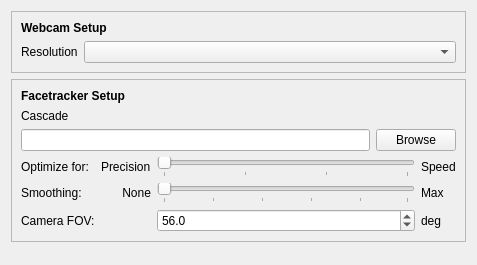
<?xml version="1.0" encoding="UTF-8"?>
<ui version="4.0">
 <class>MacWebcamFtSetupForm</class>
 <widget class="QWidget" name="MacWebcamFtSetupForm">
  <property name="geometry">
   <rect>
    <x>0</x>
    <y>0</y>
    <width>477</width>
    <height>265</height>
   </rect>
  </property>
  <property name="windowTitle">
   <string>Form</string>
  </property>
  <layout class="QVBoxLayout" name="verticalLayout_3">
   <item>
    <widget class="QFrame" name="frame">
     <property name="frameShape">
      <enum>QFrame::StyledPanel</enum>
     </property>
     <property name="frameShadow">
      <enum>QFrame::Raised</enum>
     </property>
     <layout class="QVBoxLayout" name="verticalLayout_2">
      <item>
       <widget class="QLabel" name="label_3">
        <property name="font">
         <font>
          <weight>75</weight>
          <bold>true</bold>
         </font>
        </property>
        <property name="text">
         <string>Webcam Setup</string>
        </property>
        <property name="alignment">
         <set>Qt::AlignLeading|Qt::AlignLeft|Qt::AlignVCenter</set>
        </property>
       </widget>
      </item>
      <item>
       <layout class="QHBoxLayout" name="horizontalLayout">
        <item>
         <widget class="QLabel" name="label_33">
          <property name="sizePolicy">
           <sizepolicy hsizetype="Maximum" vsizetype="Preferred">
            <horstretch>0</horstretch>
            <verstretch>0</verstretch>
           </sizepolicy>
          </property>
          <property name="text">
           <string>Resolution</string>
          </property>
         </widget>
        </item>
        <item>
         <widget class="QComboBox" name="WebcamFtResolutionsMac">
          <property name="sizePolicy">
           <sizepolicy hsizetype="Minimum" vsizetype="Fixed">
            <horstretch>0</horstretch>
            <verstretch>0</verstretch>
           </sizepolicy>
          </property>
         </widget>
        </item>
       </layout>
      </item>
     </layout>
    </widget>
   </item>
   <item>
    <widget class="QFrame" name="frame_2">
     <property name="frameShape">
      <enum>QFrame::StyledPanel</enum>
     </property>
     <property name="frameShadow">
      <enum>QFrame::Raised</enum>
     </property>
     <layout class="QVBoxLayout" name="verticalLayout_4">
      <item>
       <widget class="QLabel" name="label_6">
        <property name="font">
         <font>
          <weight>75</weight>
          <bold>true</bold>
         </font>
        </property>
        <property name="text">
         <string>Facetracker Setup</string>
        </property>
        <property name="alignment">
         <set>Qt::AlignLeading|Qt::AlignLeft|Qt::AlignVCenter</set>
        </property>
       </widget>
      </item>
      <item>
       <layout class="QVBoxLayout" name="verticalLayout">
        <item>
         <widget class="QLabel" name="label_45">
          <property name="text">
           <string>Cascade</string>
          </property>
         </widget>
        </item>
        <item>
         <layout class="QHBoxLayout" name="horizontalLayout_2">
          <item>
           <widget class="QLineEdit" name="CascadePathMac"/>
          </item>
          <item>
           <widget class="QPushButton" name="FindCascadeMac">
            <property name="text">
             <string>Browse</string>
            </property>
           </widget>
          </item>
         </layout>
        </item>
       </layout>
      </item>
      <item>
       <layout class="QGridLayout" name="gridLayout_2">
        <item row="0" column="0">
         <widget class="QLabel" name="label_48">
          <property name="text">
           <string>Optimize for:</string>
          </property>
         </widget>
        </item>
        <item row="0" column="2">
         <widget class="QSlider" name="OptimLevelMac">
          <property name="maximum">
           <number>3</number>
          </property>
          <property name="pageStep">
           <number>1</number>
          </property>
          <property name="value">
           <number>0</number>
          </property>
          <property name="orientation">
           <enum>Qt::Horizontal</enum>
          </property>
          <property name="tickPosition">
           <enum>QSlider::TicksBelow</enum>
          </property>
         </widget>
        </item>
        <item row="0" column="3">
         <widget class="QLabel" name="label_67">
          <property name="text">
           <string>Speed</string>
          </property>
         </widget>
        </item>
        <item row="0" column="1">
         <widget class="QLabel" name="label_63">
          <property name="text">
           <string>Precision</string>
          </property>
         </widget>
        </item>
        <item row="1" column="0">
         <widget class="QLabel" name="label_11">
          <property name="text">
           <string>Smoothing:</string>
          </property>
         </widget>
        </item>
        <item row="1" column="1">
         <widget class="QLabel" name="label">
          <property name="text">
           <string>None</string>
          </property>
          <property name="alignment">
           <set>Qt::AlignRight|Qt::AlignTrailing|Qt::AlignVCenter</set>
          </property>
         </widget>
        </item>
        <item row="1" column="2">
         <widget class="QSlider" name="ExpFilterFactorMac">
          <property name="orientation">
           <enum>Qt::Horizontal</enum>
          </property>
          <property name="tickPosition">
           <enum>QSlider::TicksBelow</enum>
          </property>
          <property name="tickInterval">
           <number>20</number>
          </property>
         </widget>
        </item>
        <item row="1" column="3">
         <widget class="QLabel" name="label_2">
          <property name="text">
           <string>Max</string>
          </property>
         </widget>
        </item>
        <item row="2" column="0">
         <widget class="QLabel" name="label_12">
          <property name="text">
           <string>Camera FOV:</string>
          </property>
         </widget>
        </item>
        <item row="2" column="2">
         <widget class="QDoubleSpinBox" name="CameraFovMac">
          <property name="decimals">
           <number>1</number>
          </property>
          <property name="minimum">
           <double>30.000000000000000</double>
          </property>
          <property name="maximum">
           <double>140.000000000000000</double>
          </property>
          <property name="value">
           <double>56.000000000000000</double>
          </property>
         </widget>
        </item>
        <item row="2" column="3">
         <widget class="QLabel" name="label_13">
          <property name="text">
           <string>deg</string>
          </property>
         </widget>
        </item>
       </layout>
      </item>
     </layout>
    </widget>
   </item>
   <item>
    <spacer name="verticalSpacer">
     <property name="orientation">
      <enum>Qt::Vertical</enum>
     </property>
     <property name="sizeHint" stdset="0">
      <size>
       <width>20</width>
       <height>40</height>
      </size>
     </property>
    </spacer>
   </item>
  </layout>
 </widget>
 <resources/>
 <connections/>
</ui>
